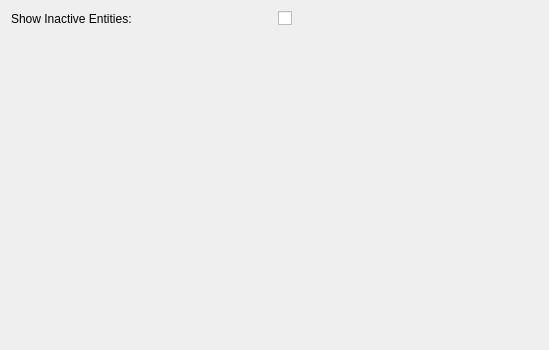
<?xml version="1.0" encoding="UTF-8"?>
<ui version="4.0">
 <class>RvPlatformBrowserPrefWidget</class>
 <widget class="QWidget" name="RvPlatformBrowserPrefWidget">
  <property name="geometry">
   <rect>
    <x>0</x>
    <y>0</y>
    <width>549</width>
    <height>350</height>
   </rect>
  </property>
  <property name="windowTitle">
   <string>Platform Browser</string>
  </property>
  <layout class="QGridLayout" name="gridLayout">
   <item row="2" column="1">
    <spacer name="verticalSpacer">
     <property name="orientation">
      <enum>Qt::Vertical</enum>
     </property>
     <property name="sizeHint" stdset="0">
      <size>
       <width>20</width>
       <height>40</height>
      </size>
     </property>
    </spacer>
   </item>
   <item row="0" column="0">
    <widget class="QLabel" name="label_5">
     <property name="text">
      <string>Show Inactive Entities:</string>
     </property>
    </widget>
   </item>
   <item row="0" column="1">
    <widget class="QCheckBox" name="mShowInactive">
     <property name="text">
      <string/>
     </property>
    </widget>
   </item>
  </layout>
 </widget>
 <resources/>
 <connections/>
</ui>
